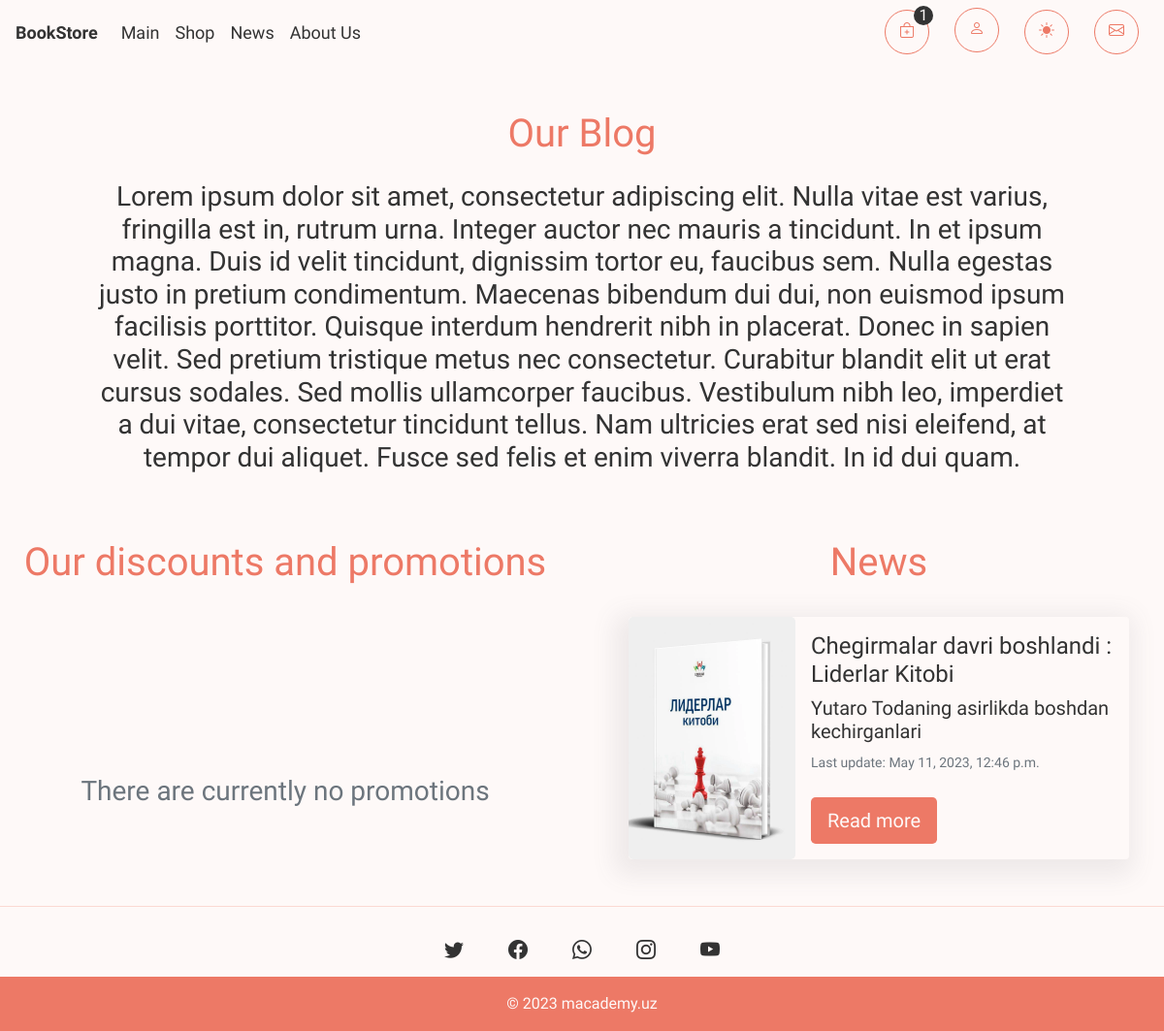
Page /news/ (signed in) on the committed database.
### news/models.py (models this page shows, shortened)
class News(models.Model):
    title = models.CharField(max_length=100)
    slug_news = models.SlugField(max_length=255, unique=True, db_index=True, verbose_name="URL")
    mini_content = models.CharField(max_length=100, null=True)
    content = models.TextField(blank=True)
    photo = models.ImageField(upload_to="photos/%Y/%m/%d/")
    time_create = models.DateTimeField(auto_now_add=True)
    time_update = models.DateTimeField(auto_now=True)
    is_published = models.BooleanField(default=True)
    class Meta:
        verbose_name_plural = 'Blog News'
        ordering = ['-time_update', 'title']

### news/views.py (the view)
# urls.py: path('', news, name='news'),
def news(request):
    posts = NewsService.get_news(7)
    return render(request, 'news/news.html', {'posts': posts})

### news/news_services.py (called while the page is built)
    @staticmethod
    def get_news(limit: int):
        return News.objects.all().order_by('-time_update').only('title', 'mini_content', 'time_update',
                                                                'photo', 'slug_news')[:limit]

### shop/models.py (called while the page is built)
    @property
    def get_cart_items(self):
        orderItems = self.orderitem_set.all()
        total = sum([item.quantity for item in orderItems])
        return total

### shop/templatetags/shop_tags.py (called while the page is built, shortened)
@register.simple_tag(takes_context=True)
def load_user_info(context):
    request = context['request']
    if request.user.is_authenticated:
        customer = request.user.customer
        order, created = Order.objects.get_or_create(customer=customer, complete=False)
        items = order.orderitem_set.all().select_related('book', 'book__author')
        card_items = order.get_cart_items
    return {'items': items, 'order': order, 'card_items': card_items, }

### news/templates/news/news.html
{% extends 'shop/layout.html' %}
{% load static %}
{% block content %}
<link rel="stylesheet" href="{% static 'news/css/news.css' %}">
<div class="container-news pt-5">
    <div class="text-center news-text">
        <h1 class="text-main-info pb-3">Our Blog</h1>
        <h3 class="px-5 mx-5">Lorem ipsum dolor sit amet, consectetur adipiscing elit. Nulla vitae est varius, fringilla est in, rutrum urna. Integer auctor nec mauris a tincidunt. In et ipsum magna.
            Duis id velit tincidunt, dignissim tortor eu, faucibus sem. Nulla egestas justo in pretium condimentum. Maecenas bibendum dui dui, non euismod ipsum facilisis porttitor.
            Quisque interdum hendrerit nibh in placerat. Donec in sapien velit.
            Sed pretium tristique metus nec consectetur. Curabitur blandit elit ut erat cursus sodales. Sed mollis ullamcorper faucibus. Vestibulum nibh leo, imperdiet a dui vitae, consectetur tincidunt tellus.
            Nam ultricies erat sed nisi eleifend, at tempor dui aliquet. Fusce sed felis et enim viverra blandit. In id dui quam.
        </h3>
    </div>
    <div class="row news-card-cl">
        <div class="col d-none d-lg-block">
            <h1 class="text-center text-main-info">Our discounts and promotions</h1>
            <h3 class="text-muted text-center sales-section-error mt-5">There are currently no promotions</h3>
        </div>
        <div class="col">
            <h1 class="text-center text-main-info mx-5">News</h1>
            <div class="row row-cols-md-1 g-4 mt-1 mb-5">
                {% for p in posts %}
                <div class="col px-5">
                    <div class="card" id="card_news">
                        <div class="row g-0">
                            <div class="col-md-4" id="card-photo-left-id">
                                <a href="{% url 'post' p.slug_news %}"><img src="{{p.photo.url}}" id="card-photo"></a>
                            </div>
                            <div class="col-md-8">
                                <div class="card-body" id="card-body">
                                    <h4 class="card-title card-news-text">{{p.title}}</h4>
                                    <h5 class="card-text card-news-text mt-1">{{p.mini_content}}</h5>
                                    <p class="card-text card-news-text mt-1"><small class="text-muted">Last update: {{p.time_update}}</small></p>
                                    <a href="{% url 'post' p.slug_news %}" class="btn btn-lg card-btn-cl mt-2">Read more</a>
                                </div>
                            </div>
                        </div>
                    </div>
                </div>
                {% endfor %}
            </div>
        </div>
    </div>
</div>
{% endblock %}

### shop/static/shop/css/main.css (style rules this page uses)
:root { --primary-color: #fef9f8; --secondary-color: #333; --third-color: #f5eec2; --first-light-color: #ed7966; --first-light-color-hover: #d56c5b; --light-color-hover: #fdf1ef; --light-color-opacity: rgba(237, 121, 102, 0.85); }
html { visibility: hidden; overflow-x: hidden; }
body { background-color: var(--primary-color); color: var(--secondary-color); font-family: 'Work Sans', sans-serif; }
.text-main-info { color: var(--first-light-color); }
.btn { color: var(--secondary-color); text-decoration: none; }
.card-btn-cl { background-color: var(--first-light-color); color: #fef9f8; }

### news/static/news/css/news.css (style rules this page uses)
.container-news { min-height: 100vh; }
.news-text { animation: card-change-fade-in 1.5s ease-in-out; }
.sales-section-error { padding-top: 25%; transition: 1s ease-in-out; }
.news-card-cl { padding-top: 5%; animation: news-card-change 1.5s ease-in-out; }
#card_news { min-width: 300px; max-width: 900px; margin-left: auto; margin-right: auto; border: 0; background-color: var(--primary-color); box-shadow: -5px 7px 24px 10px rgba(95, 100, 103, 0.1); }
#card-photo, #card-body { object-fit: cover; width: 100%; height: 100%; border-radius: 5px; background-color: var(--primary-color); color: var(--secondary-color); }
#card-photo-left-id { height: 250px; }

### rows in the picture
News: photo (picture), title "Chegirmalar davri boshlandi : Liderlar Kitobi", mini_content "Yutaro Todaning asirlikda boshdan kechirganlari", time_update "May 11, 2023, 12:46 p.m."

### other values in the picture
{{ user_info.card_items }} "1"
